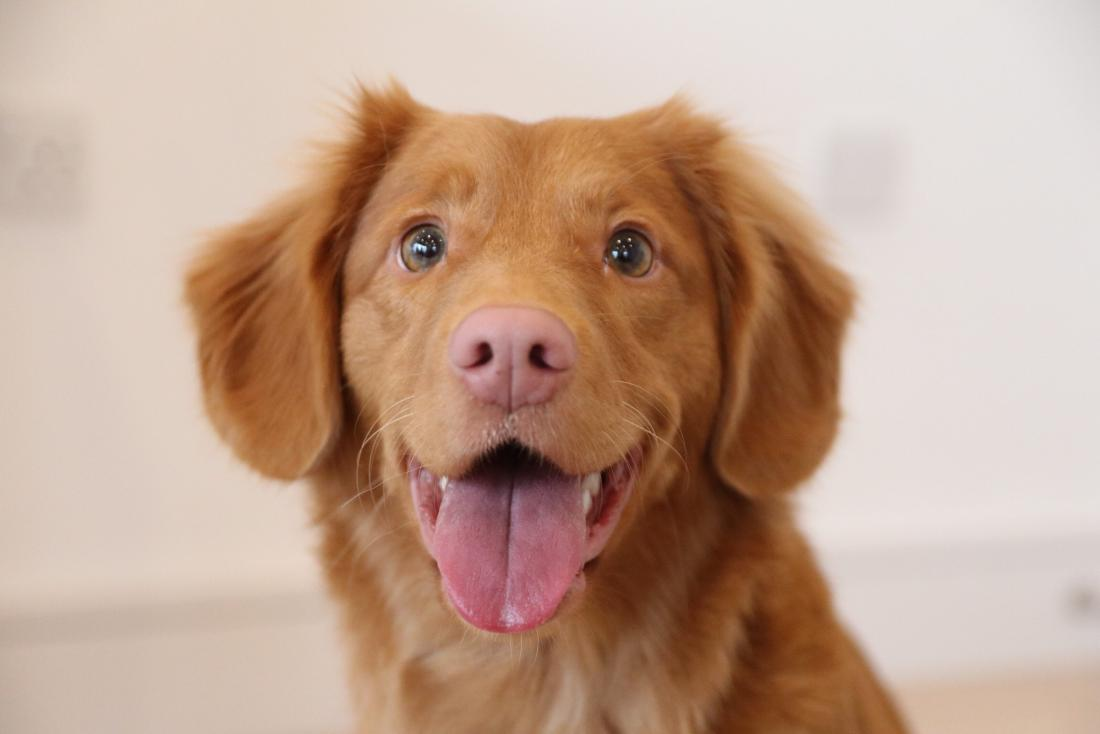
#> input picture Face Detection program/dog.jpg, 1100 x 734 px
$ python image.py
#> lines starting #> are read from the running program, lines starting #| are printed output that depends on the picture
import cv2
import numpy as np
import matplotlib.pyplot as plt

img = cv2.imread('dog.jpg',cv2.IMREAD_GRAYSCALE)
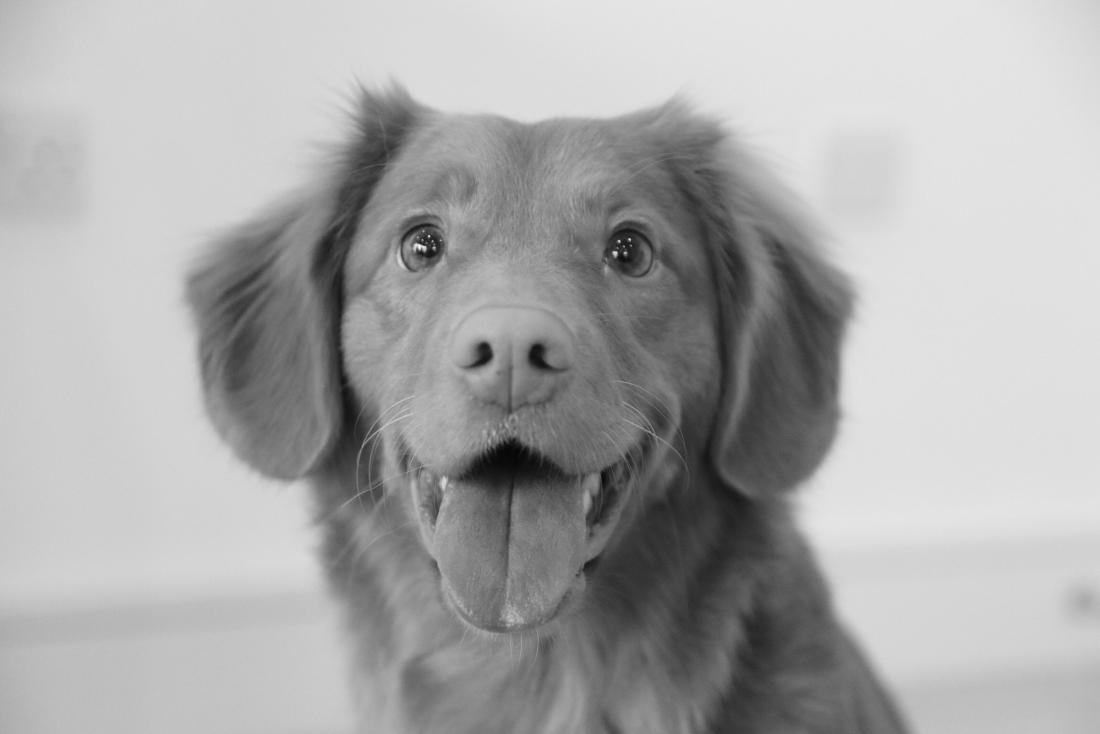
#> img: shape (734, 1100); min 3, max 251, mean 169.5
#IMREAD_COLOR=1
#IMREAD_UNCHANGED=-1

cv2.imshow('image',img)
cv2.waitKey(0)
cv2.destroyAllWindows()


#using matplotlib
plt.imshow(img, cmap='gray', interpolation='bicubic')
#To Plot A Line
plt.plot([50,100],[80,100],'c',linewidth=5)
plt.show()
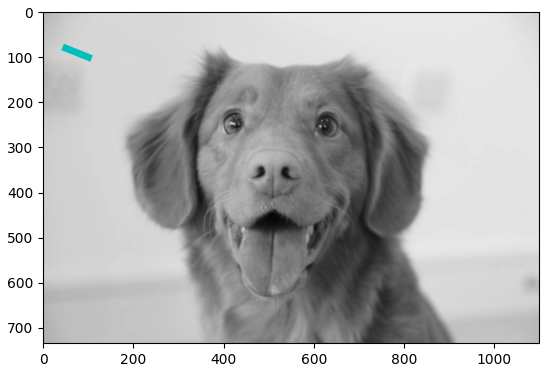
#> figure drawn by matplotlib, 1 panel


#Save
cv2.imwrite('retreiver.png',img)
